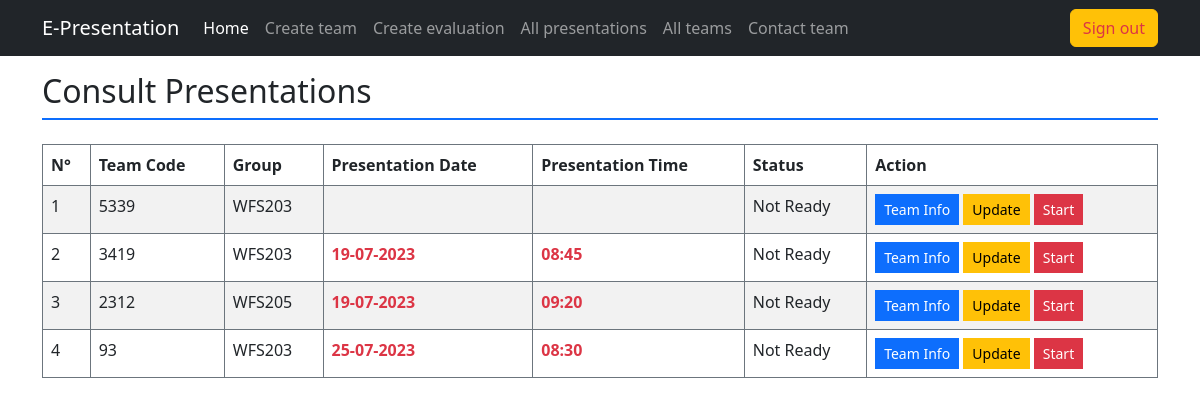
Before: /index.php?action=all_presentations (signed in) with the older database file.
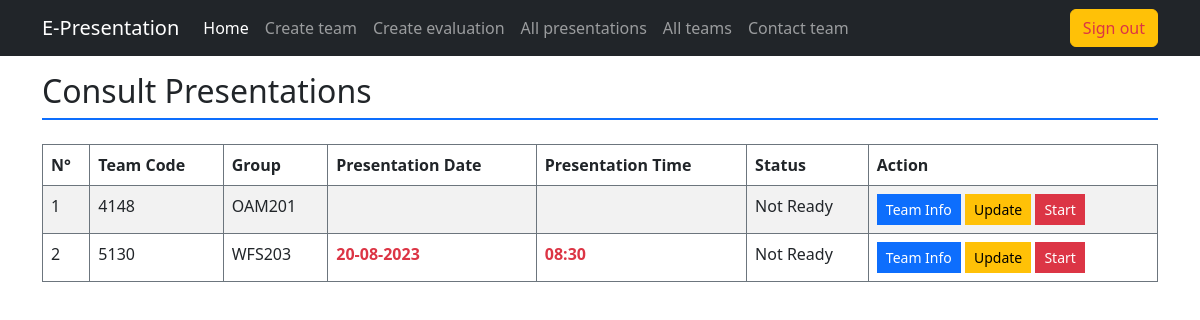
After: the same page with the newer database file.
### tables this page shows
CREATE TABLE `team` (
  `team_code` varchar(8) NOT NULL,
  `group_code` varchar(10) NOT NULL,
  `presentation_date` date DEFAULT NULL,
  `presentation_time` time DEFAULT NULL,
  `status` enum('Done','Ready','Not Ready') DEFAULT 'Not Ready'
);

### app/controller/layouts_rendering.php (called while the page is built, shortened)
<?php
    class LayoutRendering {
        static function all_presentations() {
            $team_data = PresentationModel::retrieve_all_teams();
            require "app/view/mentor/all_presentations.php";
        }
    }

### app/model/team_model.php (called while the page is built, shortened)
<?php
    class PresentationModel {
        static function connection() {
            $username = "root";
            $password = "";
            $host = "localhost";
            $dbname = "e-presentations";
            $dsn = "mysql:host=$host;dbname=$dbname";
            try {
                return new PDO($dsn, $username, $password);
            } catch (PDOException $err) {
                echo "<div class='alert alert-danger'>Database connection couldn't be established</div>";
                $err->getMessage();
            }
        }
        static function retrieve_all_teams() {
            $connection = self::connection();
            $query = $connection->query("SELECT * FROM team ORDER BY presentation_date, presentation_time");
            return $query->fetchAll(PDO::FETCH_ASSOC);
        }
    }
?>

### app/view/mentor/all_presentations.php (the view, shortened to what this page needs)
<h2 class="border-bottom pb-2 border-2 border-primary mb-4">Consult Presentations</h2>
<div class="table-responsive">
    <table class="table table-bordered border-secondary table-striped table-hover">
        <thead>
            <th>N°</th>
            <th>Team Code</th>
            <th>Group</th>
            <th>Presentation Date</th>
            <th>Presentation Time</th>
            <th>Status</th>
            <th>Action</th>
        </thead>
        <?php
            $counter = 0;
            foreach($team_data as $presentation):
                ++$counter;
        ?>
            <tr>
                <td><?= $counter ?></td>
                <td><?= $presentation["team_code"] ?></td>
                <td><?= $presentation["group_code"] ?></td>
                <td class="text-danger fw-bold"><?= $presentation["presentation_date"] == "0000-00-00"? "Unknown": implode("-", array_reverse(explode("-", $presentation["presentation_date"])))?></td>
                <td class="text-danger fw-bold"><?= $presentation["presentation_time"] == "00:00:00"? "Unknown": substr($presentation["presentation_time"], 0, 5)?></td>
                <td><?= $presentation["status"] ?></td>
                <td>
                    <a href="index.php?action=team_info&team_code=<?= $presentation["team_code"] ?>" class="btn btn-sm btn-primary rounded-0" target="_blank">Team Info</a>
                    <a href="index.php?action=update&team_code=<?= $presentation["team_code"] ?>" class="btn btn-sm btn-warning rounded-0" target="_blank">Update</a>
                    <a href="index.php?action=select_evaluation&team_code=<?= $presentation["team_code"] ?>" class="btn btn-sm btn-danger rounded-0">Start</a>
                </td>
            </tr>
        <?php
            endforeach;
        ?>
    </table>
    </div>
<?php
    require "app/view/master.php";
?>

Changed rows visible on the page:
removed team: team_code "5339", group_code "WFS203", status "Not Ready"
removed team: team_code "3419", group_code "WFS203", presentation_date "19-07-2023", presentation_time "08:45", status "Not Ready"
removed team: team_code "2312", group_code "WFS205", presentation_date "19-07-2023", presentation_time "09:20", status "Not Ready"
removed team: team_code "93", group_code "WFS203", presentation_date "25-07-2023", presentation_time "08:30", status "Not Ready"
added team: team_code "4148", group_code "OAM201", status "Not Ready"
added team: team_code "5130", group_code "WFS203", presentation_date "20-08-2023", presentation_time "08:30", status "Not Ready"
